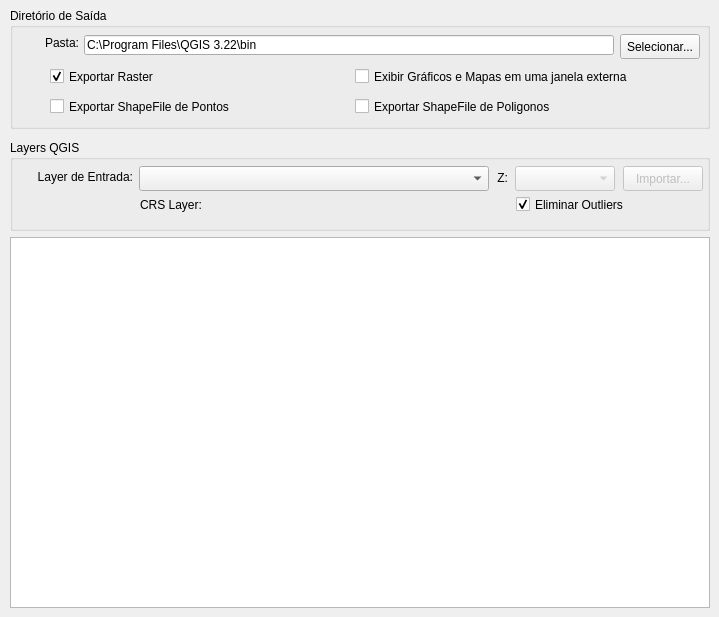
   <widget class="QWidget" name="tab_1">
    <attribute name="title">
     <string>Dados</string>
    </attribute>
    <widget class="QTableWidget" name="datatable_atributos">
     <property name="geometry">
      <rect>
       <x>10</x>
       <y>237</y>
       <width>700</width>
       <height>371</height>
      </rect>
     </property>
    </widget>
    <widget class="QGroupBox" name="groupBox_Select_Var">
     <property name="enabled">
      <bool>false</bool>
     </property>
     <property name="geometry">
      <rect>
       <x>26</x>
       <y>265</y>
       <width>671</width>
       <height>51</height>
      </rect>
     </property>
     <property name="title">
      <string>Seleção de Atributos (Variáveis)</string>
     </property>
     <widget class="QLabel" name="label_28">
      <property name="geometry">
       <rect>
        <x>13</x>
        <y>26</y>
        <width>20</width>
        <height>16</height>
       </rect>
      </property>
      <property name="text">
       <string>X:</string>
      </property>
      <property name="alignment">
       <set>Qt::AlignRight|Qt::AlignTrailing|Qt::AlignVCenter</set>
      </property>
     </widget>
     <widget class="QLabel" name="label_29">
      <property name="geometry">
       <rect>
        <x>206</x>
        <y>26</y>
        <width>20</width>
        <height>16</height>
       </rect>
      </property>
      <property name="text">
       <string>Y:</string>
      </property>
      <property name="alignment">
       <set>Qt::AlignRight|Qt::AlignTrailing|Qt::AlignVCenter</set>
      </property>
     </widget>
     <widget class="QComboBox" name="comboBox_CordX">
      <property name="geometry">
       <rect>
        <x>42</x>
        <y>23</y>
        <width>120</width>
        <height>22</height>
       </rect>
      </property>
     </widget>
     <widget class="QComboBox" name="comboBox_CordY">
      <property name="geometry">
       <rect>
        <x>233</x>
        <y>23</y>
        <width>120</width>
        <height>22</height>
       </rect>
      </property>
     </widget>
     <widget class="QPushButton" name="pushButton_Select_Var">
      <property name="geometry">
       <rect>
        <x>560</x>
        <y>20</y>
        <width>101</width>
        <height>24</height>
       </rect>
      </property>
      <property name="text">
       <string>Selecionar</string>
      </property>
      <property name="iconSize">
       <size>
        <width>16</width>
        <height>16</height>
       </size>
      </property>
     </widget>
    </widget>
    <widget class="QGroupBox" name="groupBox_4">
     <property name="enabled">
      <bool>true</bool>
     </property>
     <property name="geometry">
      <rect>
       <x>10</x>
       <y>8</y>
       <width>700</width>
       <height>121</height>
      </rect>
     </property>
     <property name="title">
      <string>Diretório de Saída</string>
     </property>
     <widget class="QPushButton" name="pushButton_File_Save">
      <property name="geometry">
       <rect>
        <x>610</x>
        <y>26</y>
        <width>80</width>
        <height>25</height>
       </rect>
      </property>
      <property name="text">
       <string>Selecionar...</string>
      </property>
     </widget>
     <widget class="QLineEdit" name="lineEdit">
      <property name="enabled">
       <bool>true</bool>
      </property>
      <property name="geometry">
       <rect>
        <x>74</x>
        <y>27</y>
        <width>530</width>
        <height>20</height>
       </rect>
      </property>
      <property name="text">
       <string>C:\Program Files\QGIS 3.22\bin</string>
      </property>
      <property name="readOnly">
       <bool>true</bool>
      </property>
     </widget>
     <widget class="QLabel" name="label_2">
      <property name="geometry">
       <rect>
        <x>9</x>
        <y>27</y>
        <width>60</width>
        <height>16</height>
       </rect>
      </property>
      <property name="text">
       <string>Pasta:</string>
      </property>
      <property name="alignment">
       <set>Qt::AlignRight|Qt::AlignTrailing|Qt::AlignVCenter</set>
      </property>
     </widget>
     <widget class="QCheckBox" name="checkBox_Qgis_Vector_Points">
      <property name="geometry">
       <rect>
        <x>40</x>
        <y>90</y>
        <width>291</width>
        <height>17</height>
       </rect>
      </property>
      <property name="text">
       <string>Exportar ShapeFile de Pontos</string>
      </property>
      <property name="checked">
       <bool>false</bool>
      </property>
     </widget>
     <widget class="QCheckBox" name="checkBox_Qgis_Raster">
      <property name="geometry">
       <rect>
        <x>40</x>
        <y>60</y>
        <width>140</width>
        <height>17</height>
       </rect>
      </property>
      <property name="text">
       <string>Exportar Raster</string>
      </property>
      <property name="checked">
       <bool>true</bool>
      </property>
     </widget>
     <widget class="QCheckBox" name="checkBox_Qgis_Maps">
      <property name="geometry">
       <rect>
        <x>345</x>
        <y>60</y>
        <width>350</width>
        <height>17</height>
       </rect>
      </property>
      <property name="text">
       <string>Exibir Gráficos e Mapas em uma janela externa</string>
      </property>
      <property name="checked">
       <bool>false</bool>
      </property>
     </widget>
     <widget class="QCheckBox" name="checkBox_Qgis_Vector_Polygons">
      <property name="geometry">
       <rect>
        <x>345</x>
        <y>90</y>
        <width>291</width>
        <height>17</height>
       </rect>
      </property>
      <property name="text">
       <string>Exportar ShapeFile de Poligonos</string>
      </property>
      <property name="checked">
       <bool>false</bool>
      </property>
     </widget>
    </widget>
    <widget class="QGroupBox" name="groupBox_2">
     <property name="geometry">
      <rect>
       <x>10</x>
       <y>140</y>
       <width>700</width>
       <height>91</height>
      </rect>
     </property>
     <property name="title">
      <string>Layers QGIS</string>
     </property>
     <widget class="QgsMapLayerComboBox" name="mMapLayerComboBox">
      <property name="geometry">
       <rect>
        <x>129</x>
        <y>26</y>
        <width>350</width>
        <height>25</height>
       </rect>
      </property>
     </widget>
     <widget class="QLabel" name="label_1">
      <property name="geometry">
       <rect>
        <x>8</x>
        <y>27</y>
        <width>115</width>
        <height>20</height>
       </rect>
      </property>
      <property name="locale">
       <locale language="English" country="UnitedStates"/>
      </property>
      <property name="text">
       <string>Layer de Entrada:</string>
      </property>
      <property name="alignment">
       <set>Qt::AlignRight|Qt::AlignTrailing|Qt::AlignVCenter</set>
      </property>
     </widget>
     <widget class="QPushButton" name="pushButton_ImportQGIS">
      <property name="enabled">
       <bool>false</bool>
      </property>
      <property name="geometry">
       <rect>
        <x>613</x>
        <y>26</y>
        <width>80</width>
        <height>25</height>
       </rect>
      </property>
      <property name="text">
       <string>Importar...</string>
      </property>
     </widget>
     <widget class="QComboBox" name="comboBox_VTarget">
      <property name="enabled">
       <bool>false</bool>
      </property>
      <property name="geometry">
       <rect>
        <x>505</x>
        <y>26</y>
        <width>100</width>
        <height>25</height>
       </rect>
      </property>
     </widget>
     <widget class="QLabel" name="label_30">
      <property name="geometry">
       <rect>
        <x>478</x>
        <y>30</y>
        <width>20</width>
        <height>16</height>
       </rect>
      </property>
      <property name="text">
       <string>Z:</string>
      </property>
      <property name="alignment">
       <set>Qt::AlignRight|Qt::AlignTrailing|Qt::AlignVCenter</set>
      </property>
     </widget>
     <widget class="QLabel" name="label_CRS_Layer">
      <property name="geometry">
       <rect>
        <x>130</x>
        <y>55</y>
        <width>241</width>
        <height>20</height>
       </rect>
      </property>
      <property name="locale">
       <locale language="English" country="UnitedStates"/>
      </property>
      <property name="text">
       <string>CRS Layer: </string>
      </property>
      <property name="alignment">
       <set>Qt::AlignLeading|Qt::AlignLeft|Qt::AlignVCenter</set>
      </property>
     </widget>
     <widget class="QCheckBox" name="checkBox_Eliminate_Outilier">
      <property name="geometry">
       <rect>
        <x>506</x>
        <y>56</y>
        <width>171</width>
        <height>17</height>
       </rect>
      </property>
      <property name="text">
       <string>Eliminar Outliers</string>
      </property>
      <property name="checked">
       <bool>true</bool>
      </property>
     </widget>
    </widget>
    <zorder>groupBox_Select_Var</zorder>
    <zorder>datatable_atributos</zorder>
    <zorder>groupBox_4</zorder>
    <zorder>groupBox_2</zorder>
   </widget>
